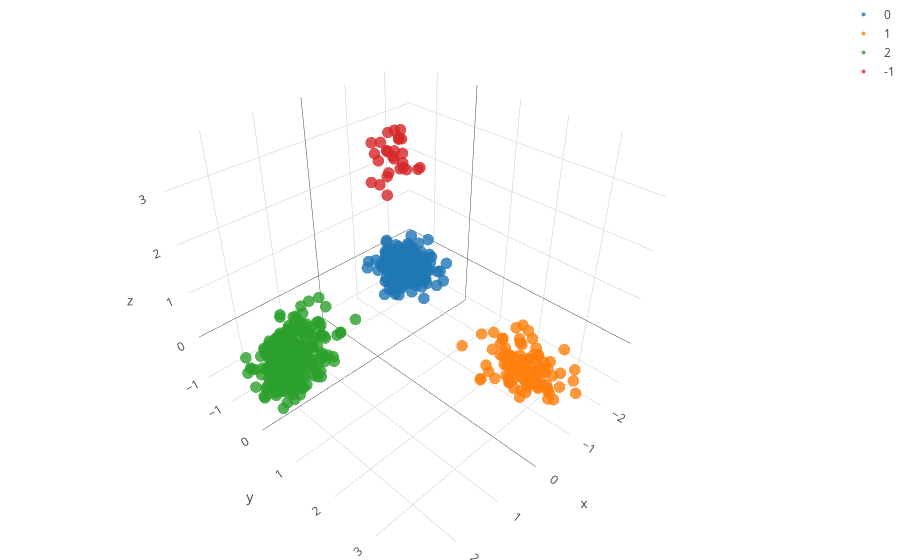

Source (notebook cell):
### Code cell
fig_features= [go.Scatter3d(
        x = global_data[[x for x in range(len(new_labels)) if new_labels[x] == i],0],
        y = global_data[[x for x in range(len(new_labels)) if new_labels[x] == i],1],
        z = global_data[[x for x in range(len(new_labels)) if new_labels[x] == i],2],
        type='scatter3d',
        mode= "markers",
        marker= {
        'line': {'width': 0},
        'size': 4,
        'symbol': 'circle',
      "opacity": .8
      },
      name= str(i)
    ) for i in list(set(new_labels))]


layout = go.Layout(
    margin=dict(
        l=0,
        r=0,
        b=0,
        t=0
    )
)

fig = go.Figure(data=fig_features, layout=layout)
iplot(fig)
